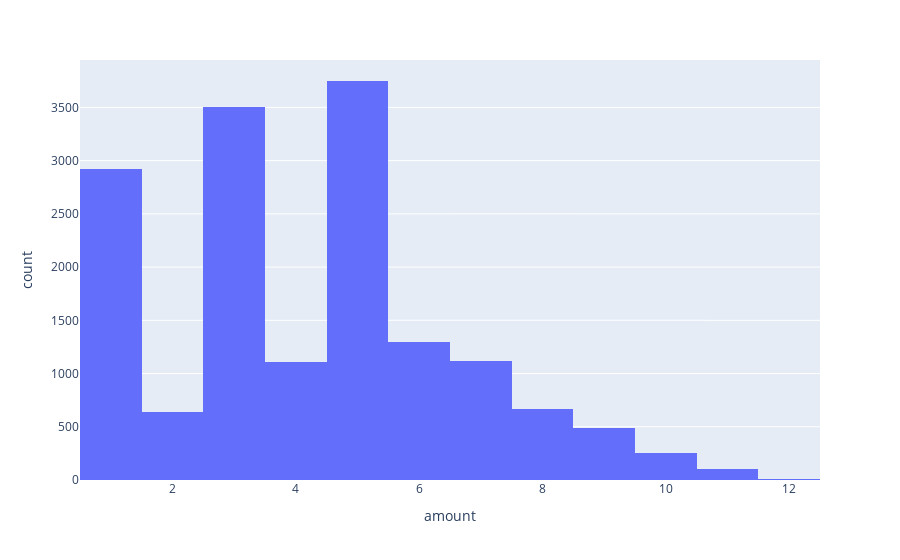

Notebook cell for this chart:
### Code cell
px.histogram(df, x='amount', nbins=20)

### Figure 1 — Plotly figure (JSON) as saved in the notebook; plotly's stock layout.template omitted (floating-point values rounded to 4 significant figures; data arrays with more than 128 entries replaced by an {"elided": "..."} marker saying what was removed)
{"data": [{"alignmentgroup": "True", "bingroup": "x", "hovertemplate": "amount=%{x}<br>count=%{y}<extra></extra>", "legendgroup": "", "marker": {"color": "#636efa", "pattern": {"shape": ""}}, "name": "", "nbinsx": 20, "offsetgroup": "", "orientation": "v", "showlegend": false, "x": {"elided": "15861 float values"}, "xaxis": "x", "yaxis": "y", "type": "histogram"}], "layout": {"xaxis": {"anchor": "y", "domain": [0, 1], "title": {"text": "amount"}}, "yaxis": {"anchor": "x", "domain": [0, 1], "title": {"text": "count"}}, "legend": {"tracegroupgap": 0}, "margin": {"t": 60}, "barmode": "relative"}}
